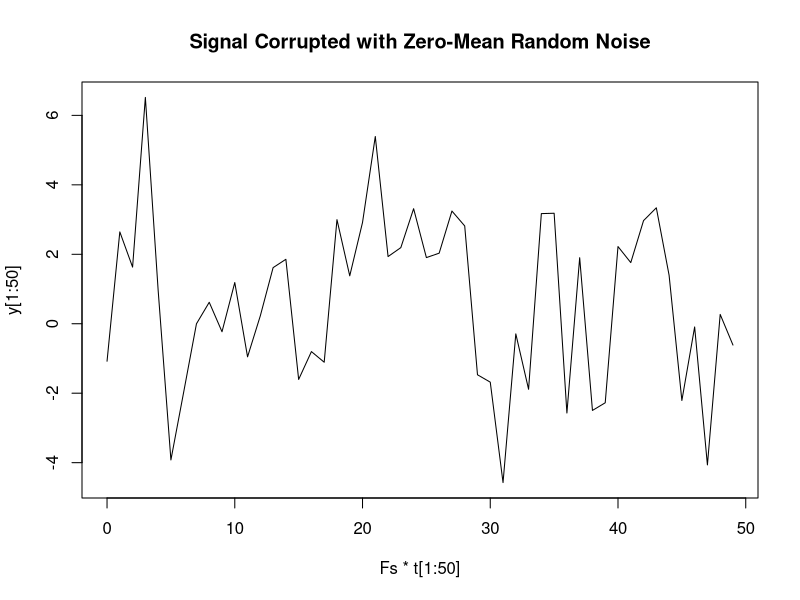

R code for this plot: (Note: this script raises an error after producing the figure.)
library(pracma)
#example fourier transformation from: http://www.mathworks.de/de/help/matlab/ref/fft.html?refresh=true

#create signal with two sin curves and a random noise
Fs = 1000;                   # % Sampling frequency
T = 1/Fs;                    # % Sample time
L = 1000;                    # % Length of signal
t = c(0:(L-1))*T               #% Time vector
#Sum of a 50 Hz sinusoid and a 120 Hz sinusoid; amplitudes of 0.7 and 1
x = 0.7*sin(2*pi*50*t) + sin(2*pi*120*t); 
y = x + 2*rnorm(length(t));     #% Sinusoids plus some gaussian noise
plot(Fs*t[1:50],y[1:50], type = "l")
title('Signal Corrupted with Zero-Mean Random Noise')
xlabel('time (milliseconds)')



#apply fourier transformation to detect the original sinus signals
#NFFT etc for scaling and extracting only the positive values from fft
NFFT = 2^nextpow2(L); #Next power of 2 from length of y

Y = fft(y)/L;
#take only one half of the measures and scale them
Y_pos = 2*abs(Y[1:(NFFT/2+1)])
f = (Fs/2)*seq(0,1,length = NFFT/2+1)

#Plot single-sided amplitude spectrum.
plot(f,Y_pos,type="l") 
title('Single-Sided Amplitude Spectrum of y(t)')
#get frequencies with high amplitudes
which(Y_pos>0.4)
